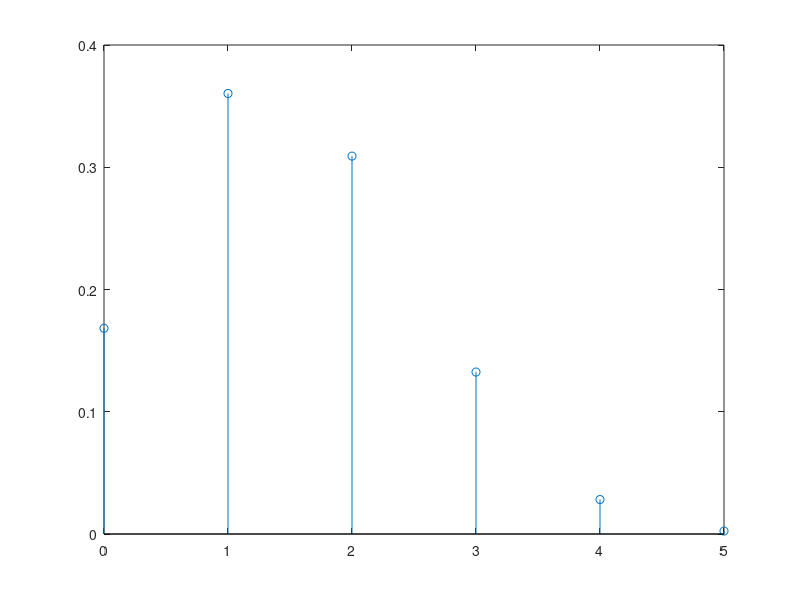

Reproduce this figure in MATLAB.
%% a) Simula em MATLAB a probabilidade de 3 pec¸as da amostra serem defeituosas (peça defeituosa = 1)

N = 1e6; %nr experiencias
p = 0.3;%prob de sair com defeito
k = 3;  %nr pecas defeitososas
n = 5;  %nr amostras

defeituoso = rand(n,N) < p;

defeitos = sum(defeituoso) == k;

%disp(defeitos)

probSimulacao = sum(defeitos)/N;
fprintf("ProbSimulacao -> %.10f \n", probSimulacao);


%% b) Simula em MATLAB a probabilidade de no max 2 pecas da amostra serem defeituosas (peça defeituosa = 1)

N = 1e6; %nr experiencias
p = 0.3;%prob de sair com defeito
k = 2;  %nr pecas defeitososas
n = 5;  %nr amostras

defeituoso = rand(n,N) < p;

defeitos = sum(defeituoso) <= k;

%disp(defeitos)

probSimulacao = sum(defeitos)/N;
fprintf("ProbSimulacao -> %.10f \n", probSimulacao);


%% c) Simula em MATLAB o histograma representativo da distribuicao de probabilidades do numero de pec¸as defeituosas da amostra
P= zeros(1,6);
N = 1e6; %nr experiencias
p = 0.3;%prob de sair com defeito

n = 5;  %nr amostras

for x = 0:n

    defeituoso = rand(n,N) < p;
    
    defeitos = sum(defeituoso) == x;
    
    %disp(defeitos)
    probSimulacao = sum(defeitos)/N;

    P(x+1) = probSimulacao;
    fprintf("ProbSimulacao -> %.10f \n", probSimulacao);
end

stem([0,1,2,3,4,5],P)